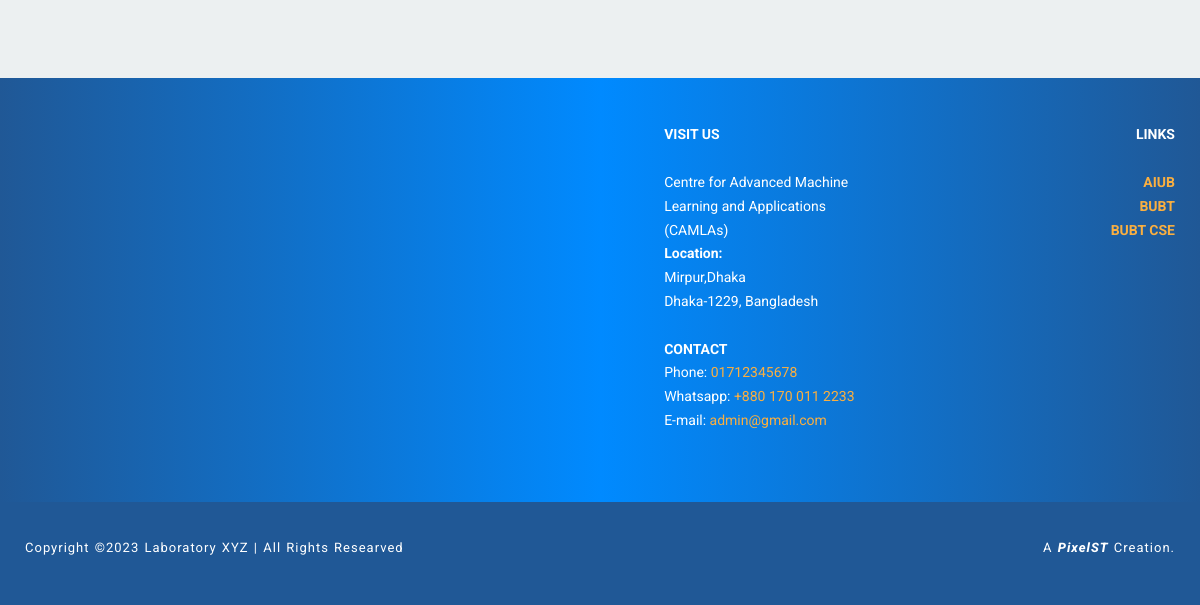
The app's page /people (lower part), older data.
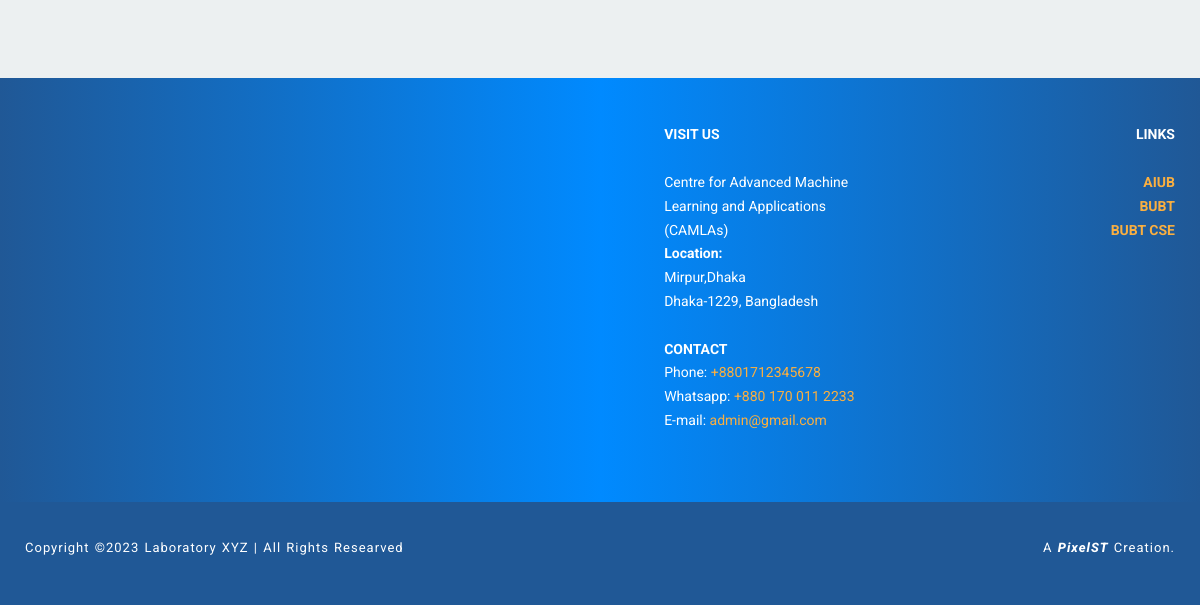
The same page, newer data.
### website/models.py (models this page shows, shortened)
class Blog(models.Model):
    name = models.TextField(max_length=250,blank=True,null=True)
    about = models.TextField(blank=True,null=True)
    phone = models.CharField(max_length=20,blank=True,null=True)
    email = models.EmailField(max_length=50, blank=True,null=True)
    address = models.TextField(max_length=150,blank=True,null=True)
    class Meta:
         verbose_name = "Site Info"

### blog/views.py (the view)
# urls.py: path('people', views.people, name="people"),
def people(request):
    info = Blog.objects.first()
    advisor = People.objects.filter(category = "advisor")
    ra = People.objects.filter(category = "research_assistant")
    rs = People.objects.filter(category = "research_student")
    context  = {"advisors" : advisor, "research_assistants": ra,"research_students": rs,"info":info}
    return render(request,'people.html',context)

### templates/people.html (shortened to what this page needs)
{% extends 'basic.html' %}
{% load static %}
{% block body %}
    <div class="people_area ptb-80">
    </div>
    {% endblock %}

### templates/basic.html (shortened to what this page needs)
{% load static %}
<!DOCTYPE html>
<html>
<head>
  <link rel="stylesheet" href="{% static 'mobirise-icons/mobirise-icons.css' %}">
  <link rel="stylesheet" href="{% static 'mobirise-icons/mobirise-icons-bold.css' %}">
  <link rel="stylesheet" href="{% static 'css/bootstrap.min.css' %}">
  <link rel="stylesheet" href="{% static 'css/style.css' %}">
  <link rel="stylesheet" href="{% static 'css/custom.css' %}">
  <link rel="stylesheet" href="{% static 'css/responsive.css' %}">
  <link rel="stylesheet" href="{% static 'css/font-awesome.min.css' %}">
  <link rel="stylesheet" href="{% static 'css/owl.css' %}">
  <link rel="stylesheet" href="{% static 'css/dropdown-menu-style.css' %}">
  <link rel="stylesheet" href="{% static 'css/mobirise-slider-style.css' %}">
  <link rel="stylesheet" href="{% static 'css/mbr-additional.css' %}" type="text/css">
</head>
<body>
    {% block body %}
    {% endblock body %}
    <section class="mbr-section mbr-section--relative mbr-section--fixed-size footer_top_sec" id="contacts2-98"
    data-rv-view="108">
    <div class="mbr-section__container container">
      <div class="mbr-contacts mbr-contacts--wysiwyg row" style="padding-top: 45px; padding-bottom: 45px;">
        <div class="col-sm-6">
          <figure class="mbr-figure mbr-figure--wysiwyg mbr-figure--full-width mbr-figure--no-bg">
            <div class="mbr-figure__map mbr-figure__map--short">
              <iframe
                src="https://www.google.com/maps/embed?pb=!1m18!1m12!1m3!1d3649.900859878803!2d90.42521761405052!3d23.822124184553996!2m3!1f0!2f0!3f0!3m2!1i1024!2i768!4f13.1!3m3!1m2!1s0x3755c711d13bbec7%3A0xc47f7c3e8e2263f2!2sAmerican%20International%20University%20-%20Bangladesh%20(AIUB)!5e0!3m2!1sen!2sbd!4v1679504685518!5m2!1sen!2sbd"
                width="600" height="450" style="border:0;" allowfullscreen="" loading="lazy"
></iframe>
            </div>
          </figure>
        </div>
        <div class="col-sm-6">
          <div class="row">
            <div class="col-sm-5 col-sm-offset-1">
              <p class="mbr-contacts__text"><strong>VISIT US</strong><br><br>Centre for Advanced Machine
                Learning and Applications (CAMLAs) <br><strong>Location:</strong><br> {{info.address}} <br>Dhaka-1229, Bangladesh <br><br>
                <strong>CONTACT</strong>
                <br>Phone: <a href="tel:{{info.phone}}" class="text-warning">{{info.phone}}</a>
                <br>Whatsapp: <a href="tel:+1 (514) 343-7586 " class="text-warning">+880 170 011
                  2233</a>
                <br>E-mail: <a href="mailto:joelle.pelletier@umontreal.ca"
                  class="text-warning">{{info.email}}</a><br><br>
              </p>
            </div>
            <div class="col-sm-6" style="text-align: end;">
              <p class="mbr-contacts__text"><strong>LINKS</strong></p>
              <p class="mbr-contacts__text"><strong><br></strong></p>
              <p class="mbr-contacts__text"><strong><a href="https://www.aiub.edu/" target="_blank"
                    class="text-warning">AIUB</a></strong></p>
              <p class="mbr-contacts__text"><strong><a href="https://www.bubt.edu.bd/" target="_blank"
                    class="text-warning">BUBT</a></strong></p>
              <p class="mbr-contacts__text"><strong><a href="https://www.cse.bubt.edu.bd/" target="_blank"
                    class="text-warning">BUBT CSE</a></strong></p>
            </div>
          </div>
        </div>
      </div>
    </div>
    </section>
    <footer class="mbr-section mbr-section--relative mbr-section--fixed-size" id="footer1-99" data-rv-view="110"
    style="background-color: #205896;">
    <div class="mbr-section__container container">
      <div class="mbr-footer mbr-footer--wysiwyg row" style="padding-top: 36.9px; padding-bottom: 36.9px;">
        <div class="col-sm-12 footer_btm">
          <p class="mbr-footer__copyright">Copyright &copy;2023 Laboratory XYZ | All Rights Researved</p>
          <p>A <a href="https://www.pixelsofttech.com/" target="_blank">PixelST</a> Creation.</p>
        </div>
      </div>
    </div>
  </footer>
</body>
</html>

Row changes from the older to the newer data that the page shows:
changed Blog "Mirpur,Dhaka": phone "01712345678" → "+8801712345678"
